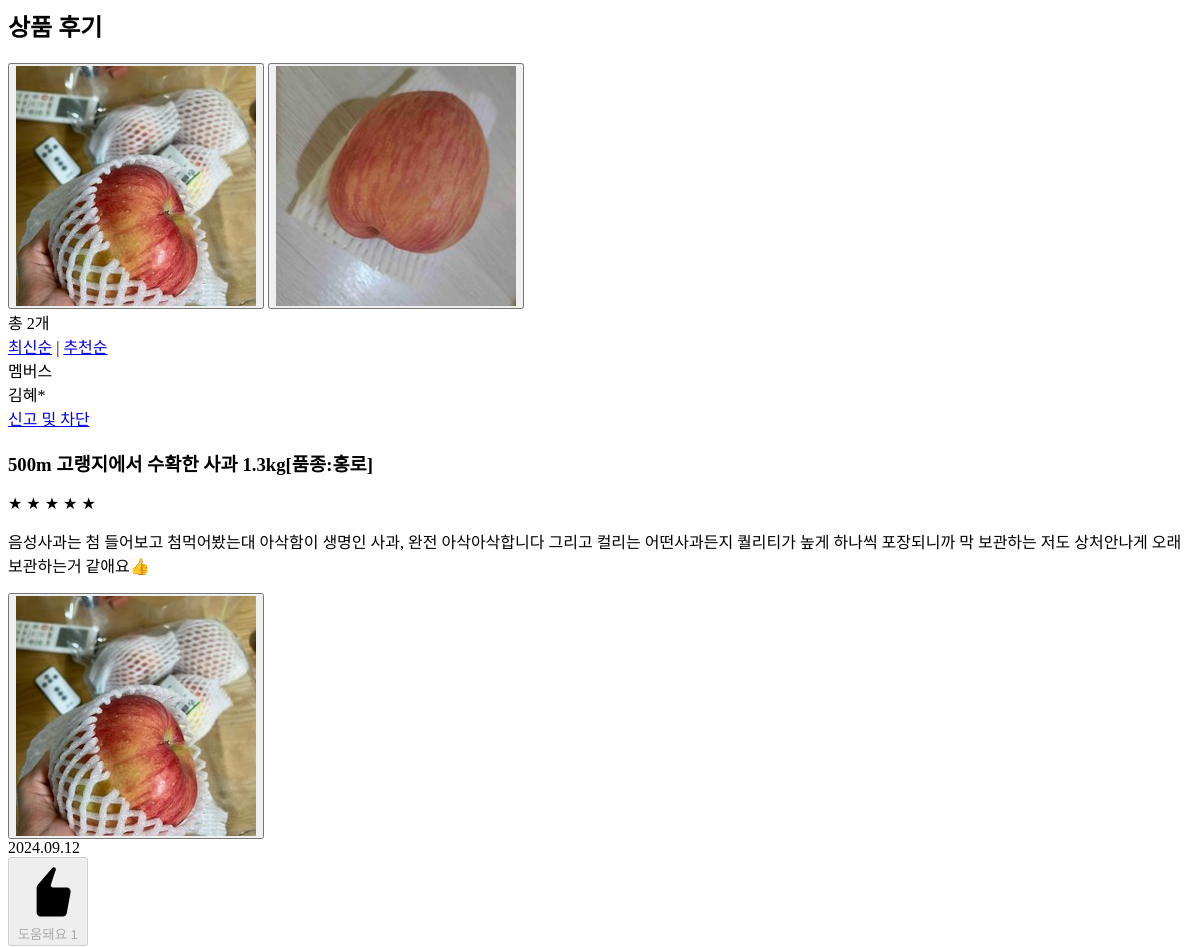
Page /reviews/product/1/reviews/ (upper part) on the earlier database version.
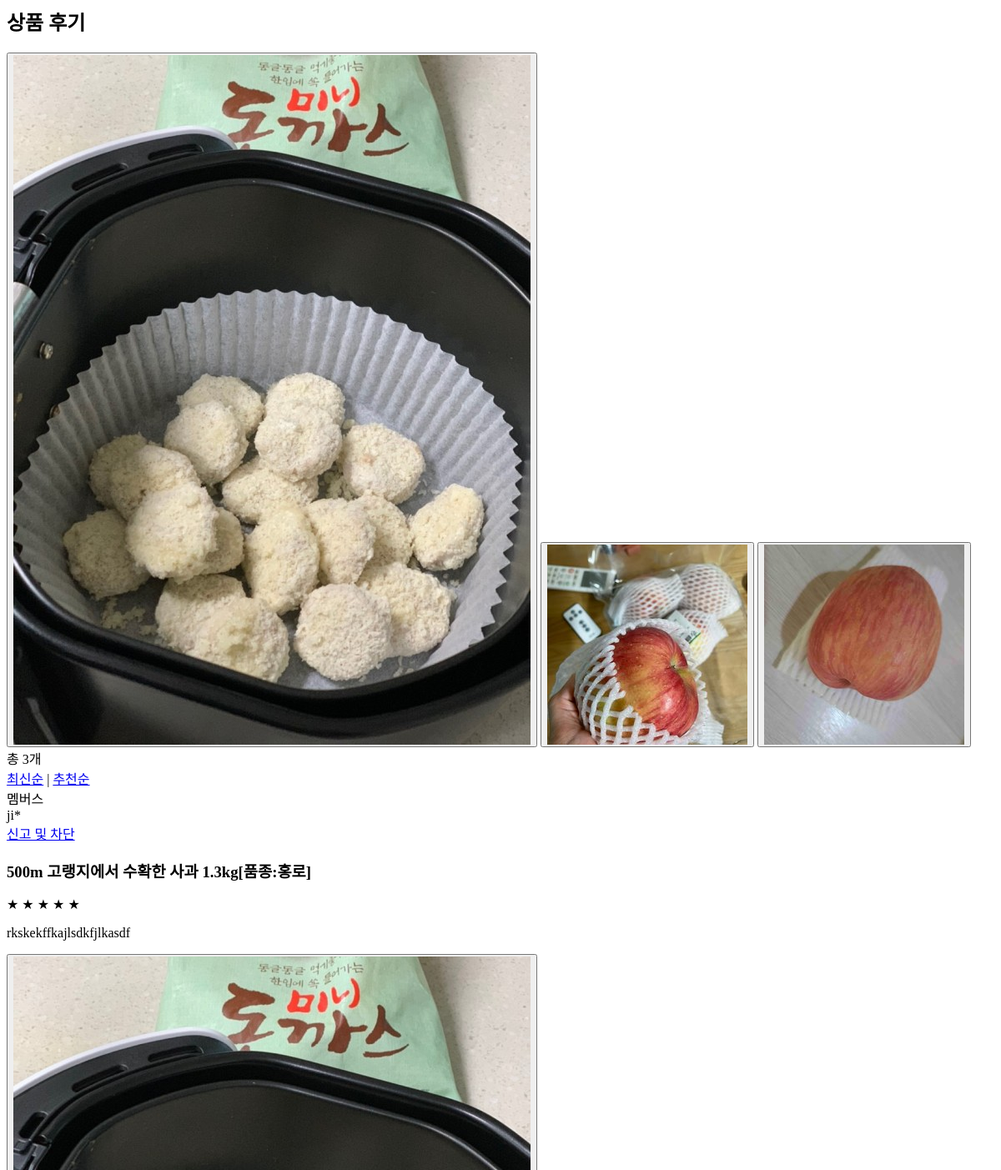
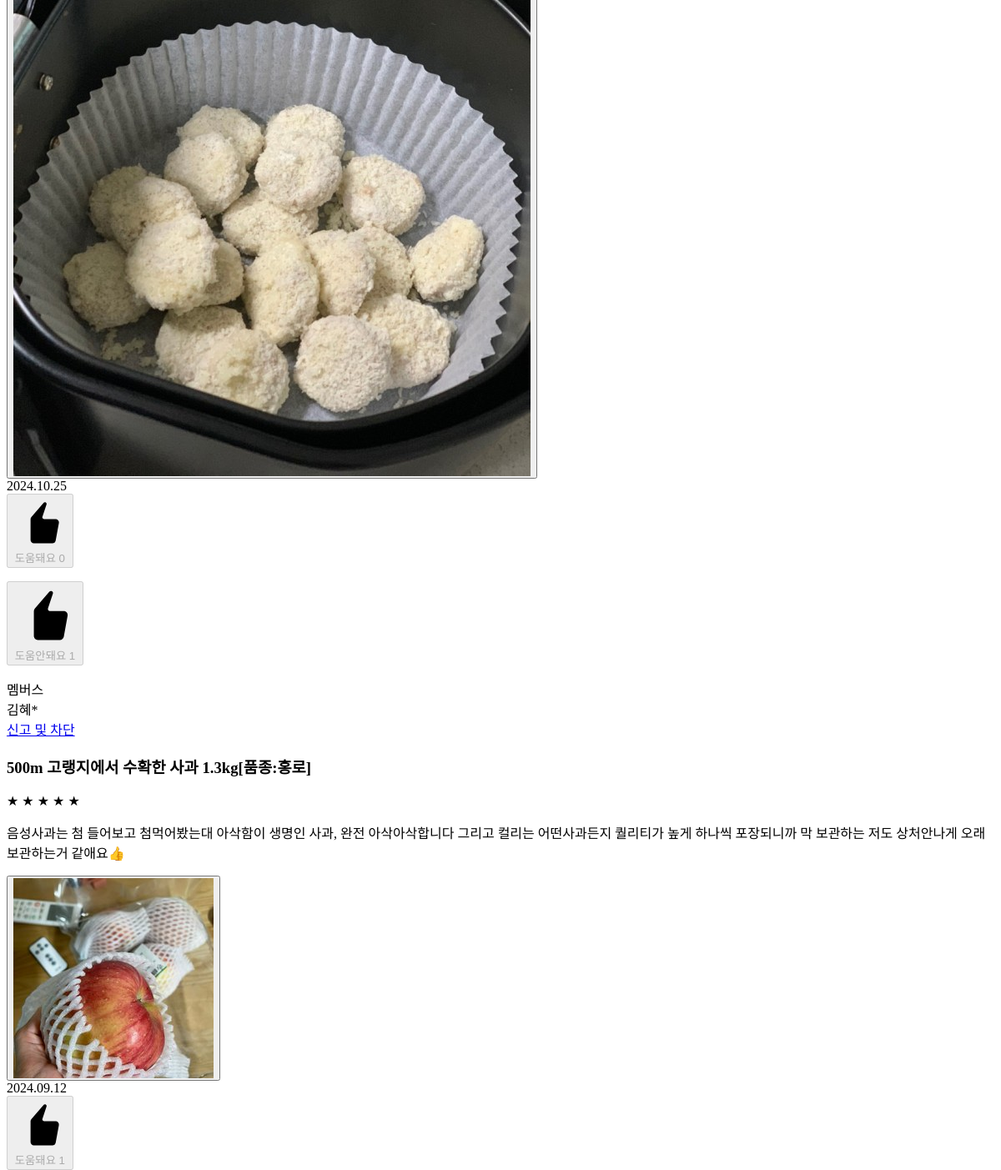
Same page on the later database version (2 pictures, top to bottom).
### reviews/models.py (models this page shows, shortened)
class Review(models.Model):
    user = models.ForeignKey(settings.AUTH_USER_MODEL, on_delete=models.CASCADE, related_name='reviews')
    product = models.ForeignKey('shop.Product', on_delete=models.CASCADE, related_name='reviews')
    order_item = models.OneToOneField('orders.OrderItem', on_delete=models.SET_NULL, null=True, related_name='review')
    rating = models.IntegerField(choices=[(i, i) for i in range(1, 6)])
    text = models.TextField()
    created_at = models.DateTimeField(auto_now_add=True)
    image = models.ImageField(upload_to='review_images/', blank=True, null=True)
    verified_purchase = models.BooleanField(default=False)
    helpful_count = models.PositiveIntegerField(default=0)
    unhelpful_count = models.PositiveIntegerField(default=0)
    helpful_users = models.ManyToManyField(settings.AUTH_USER_MODEL, related_name='helpful_reviews', blank=True)
    unhelpful_users = models.ManyToManyField(settings.AUTH_USER_MODEL, related_name='unhelpful_reviews', blank=True)
    class Meta:
        ordering = ['-created_at']

### users/models.py (models this page shows)
class CustomUser(AbstractUser):
    phone_number = models.CharField(max_length=15, blank=True, null=True)  # 전화번호 필드
    address = models.TextField(blank=True, null=True)  # 주소 필드
    date_of_birth = models.DateField(blank=True, null=True)  # 생년월일 필드
    profile_picture = models.ImageField(upload_to='profile_pics/', blank=True, null=True)  # 프로필 사진 필드
    mileage = models.DecimalField(max_digits=10, decimal_places=2, default=5000.0)  # 기본 마일리지
    karly_cash = models.DecimalField(max_digits=10, decimal_places=2, default=0.0)  # 칼리캐시
    is_social = models.BooleanField(default=False) # 소셜 로그인 확인을 위한 필드

### shop/models.py (models this page shows, shortened)
class Product(models.Model):
    name = models.CharField(max_length=200)
    price = models.DecimalField(max_digits=10, decimal_places=2)
    discount_price = models.DecimalField(max_digits=10, decimal_places=2, blank=True, null=True)
    image = models.ImageField(upload_to='products/')
    category = models.ForeignKey(Category, on_delete=models.SET_NULL, null=True, blank=True, related_name='products')
    shipping_info = models.CharField(max_length=200, default="배송 정보 입력")
    seller = models.CharField(max_length=200, default="판매자 입력")
    packaging_type = models.CharField(max_length=200, default="포장 타입 입력")
    sales_unit = models.CharField(max_length=100, blank=True, null=True)  # 판매단위
    weight_volume = models.CharField(max_length=100, blank=True, null=True)  # 중량/용량
    expiration_date = models.TextField(blank=True, null=True)  # 소비기한 또는 유통기한
    Notice_info = models.TextField(blank=True, null=True) # 안내 사항
    allergy_info = models.TextField(blank=True, null=True)  # 알레르기 정보
    livestock_trace_info = models.CharField(max_length=200, blank=True, null=True)  # 축산물 이력정보

### reviews/views.py (the view)
# urls.py: path('product/<int:product_id>/reviews/', views.product_review_section, name='product_review_section'),
def product_review_section(request, product_id):
    product = get_object_or_404(Product, id=product_id)
    sort_type = request.GET.get('sort', 'latest')  # 기본값은 최신순
    reviews = Review.objects.filter(product=product)
    if sort_type == 'helpful':
        reviews = Review.order_by_helpful(reviews)
    else:
        reviews = reviews.order_by('-created_at')
    blocked_reviews = []
    if request.user.is_authenticated:
        blocked_reviews = BlockedReview.objects.filter(user=request.user)
        reviews = reviews.exclude(id__in=blocked_reviews.values_list('review_id', flat=True))
    context = {
        'product': product,
        'reviews': reviews,
        'user': request.user,
        'current_sort': sort_type,
        'blocked_reviews': blocked_reviews.values_list('review_id', flat=True) if request.user.is_authenticated else []
    }
    return render(request, 'reviews/product_review_section.html', context)

### reviews/templates/reviews/product_review_section.html (shortened to what the changed rows need)
{% load static %}
<div id="review" class="review-section product-reviews-container">
    <section class="review-container">
        <h2 class="review-title">상품 후기</h2>
        <div class="review-images">
            {% for review in reviews %}
                {% if review.image %}
                    <button class="review-image-button">
                        <img src="{{ review.image.url }}" alt="상품 후기 이미지">
                    </button>
                {% endif %}
            {% endfor %}
        </div>
        <div class="review-header-container">
            <span class="review-count">총 {{ reviews.count }}개</span>
            <div class="review-sort-buttons">
                <a href="?sort=latest" class="sort-button {% if current_sort == 'latest' %}active{% endif %}">최신순</a>
                <span class="separator">|</span>
                <a href="?sort=helpful" class="sort-button {% if current_sort == 'helpful' %}active{% endif %}">추천순</a>
            </div>
        </div>
        <div class="review-list">
            {% for review in reviews %}
                {% if review.id not in blocked_reviews %}
                    <div class="review-item">
                        <div class="reviewer-container">
                            <div class="reviewer-info">
                                <div class="reviewer-top-info">
                                    <div class="reviewer-badge">멤버스</div>
                                    <span class="reviewer-name">{{ review.user.username|slice:":2" }}*</span>
                                </div>
                                <a href="{% url 'reviews:report_review' review.id %}" class="report-button">신고 및 차단</a>
                            </div>
                            <div class="review-content">
                                <div class="review-header">
                                    <h3 class="review-product-name">{{ review.product.name }}</h3>
                                    <div class="rating">
                                        {% for i in "12345"|make_list %}
                                            {% if forloop.counter <= review.rating %}
                                                <span class="star filled">★</span>
                                            {% else %}
                                                <span class="star empty">☆</span>
                                            {% endif %}
                                        {% endfor %}
                                    </div>
                                </div>
                                <p class="review-text">{{ review.text }}</p>
                                {% if review.image %}
                                    <div class="review-images">
                                        <button class="review-image-button">
                                            <img src="{{ review.image.url }}" alt="리뷰 이미지">
                                        </button>
                                    </div>
                                {% endif %}
                                <footer class="review-footer">
                                    <span class="review-date">{{ review.created_at|date:"Y.m.d" }}</span>
                                    <div class="review_like_action_v2__like_container">
                                        <form method="post" action="{% url 'reviews:rate_review' review.id %}?sort={{ current_sort }}" class="review_like_action_v2__like_form">
                                            <button type="submit" class="review_like_action_v2__like_button {% if user in review.helpful_users.all %}active{% endif %}" {% if not user.is_authenticated or user.id == review.user.id %}disabled{% endif %}>
                                                <span class="review_like_action_v2__like_text">도움돼요</span>
                                                <span class="review_like_action_v2__like_count">{{ review.helpful_count }}</span>
                                            </button>
                                        </form>
                                        <form method="post" action="{% url 'reviews:rate_review' review.id %}?sort={{ current_sort }}" class="review_like_action_v2__like_form">
                                            <button type="submit" class="review_like_action_v2__unlike_button {% if user in review.unhelpful_users.all %}active{% endif %}" {% if not user.is_authenticated or user.id == review.user.id %}disabled{% endif %}>
                                                <span class="review_like_action_v2__unlike_link_text">도움안돼요</span>
                                                <span class="review_like_action_v2__unlike_link_count">{{ review.unhelpful_count }}</span>
                                            </button>
                                        </form>
                                    </div>
                                </footer>
                            </div>
                        </div>
                    </div>
                {% endif %}
            {% endfor %}
        </div>
    </section>
</div>

Differences in the rows shown:
added Review: image (picture), user.username "ji", product.name "500m 고랭지에서 수확한 사과 1.3kg[품종:홍로]", rating 5 (drawn), text "rkskekffkajlsdkfjlkasdf", created_at "2024.10.25", helpful_count "0", unhelpful_count "1"
Other differences:
{{ reviews.count }}: "2" → "3"
